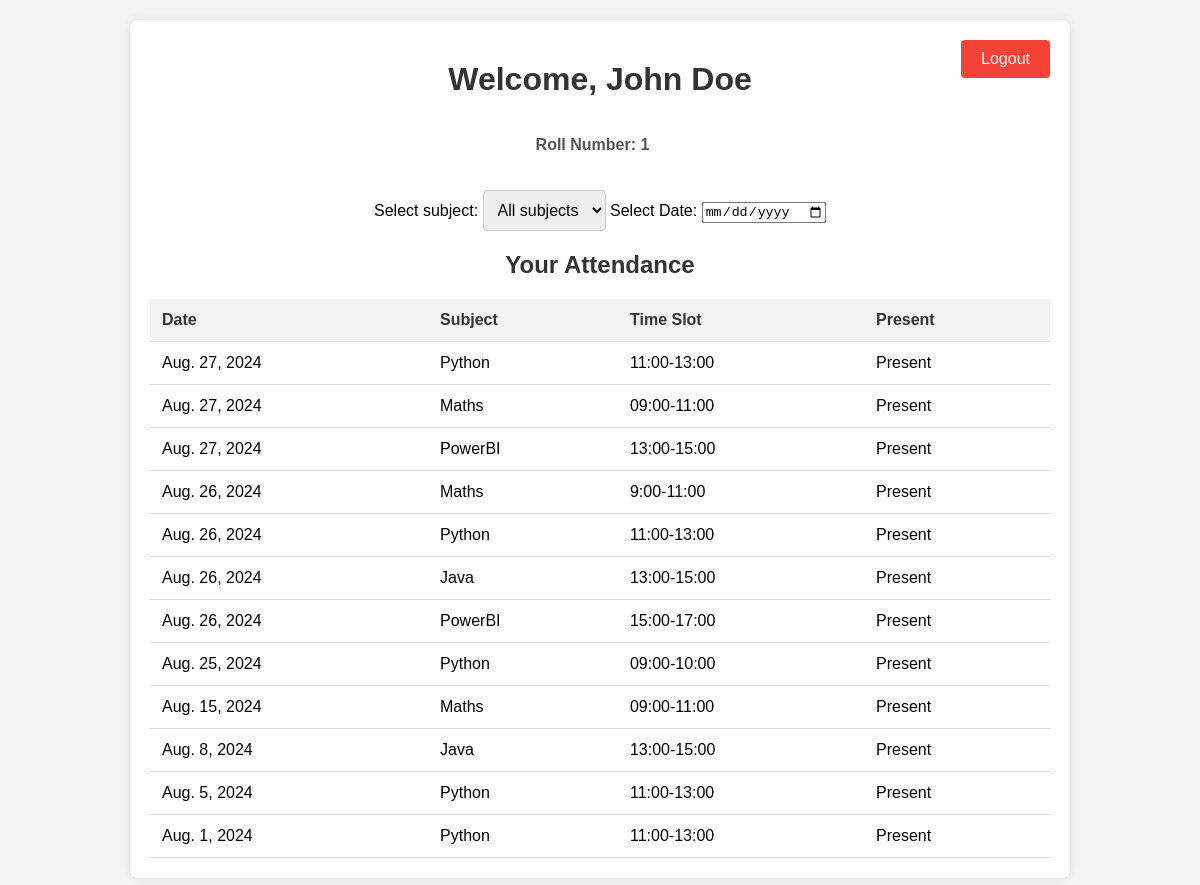
The app's page /dashboard/student/1/ (signed in), older data.
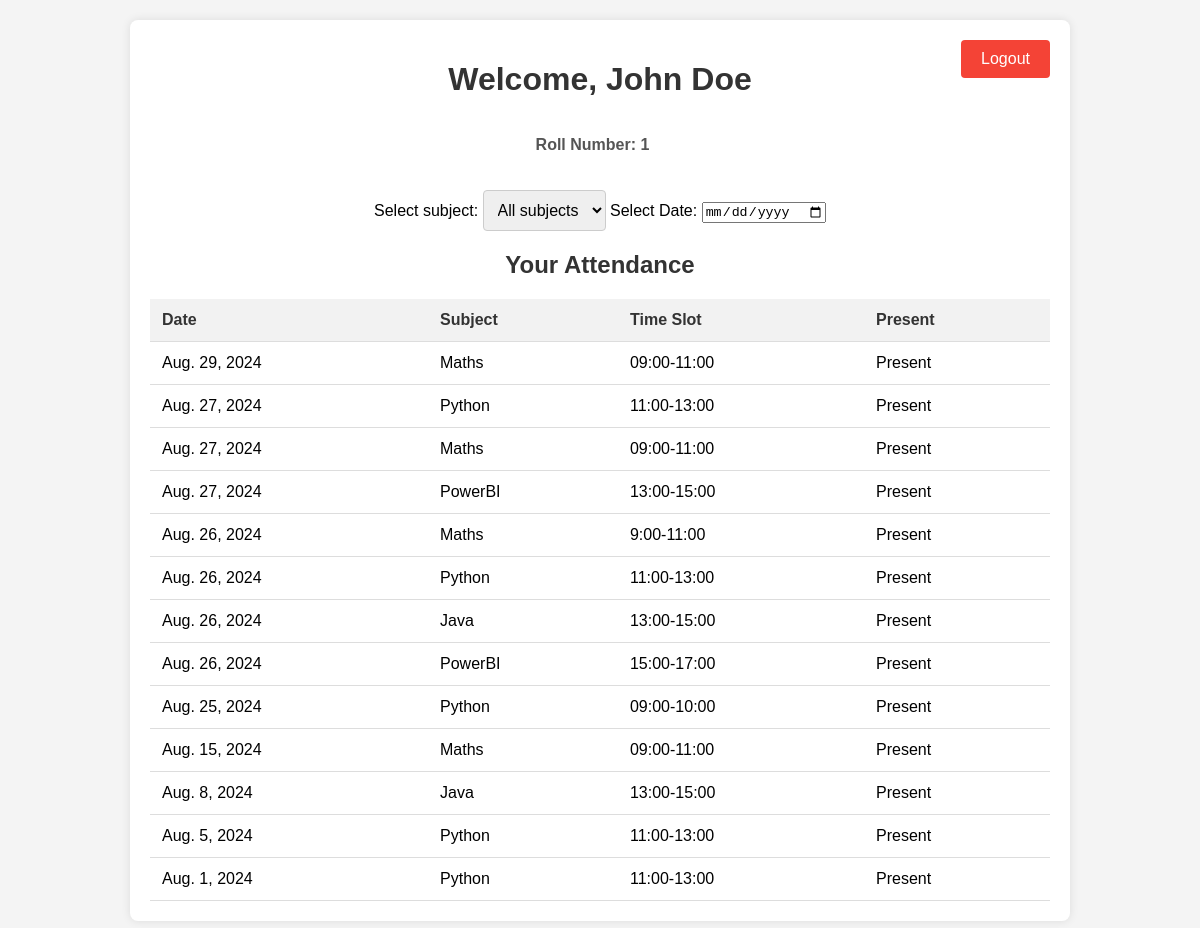
The same page, newer data.
### attendance/models.py (models this page shows, shortened)
class Attendance(models.Model):
    student    = models.ForeignKey(Student, on_delete=models.CASCADE)
    subject    = models.ForeignKey(Subject, on_delete=models.CASCADE)
    date       = models.DateField()
    time_slot  = models.CharField(max_length=20)
    is_present = models.BooleanField(default=True)
    class Meta:
        unique_together = ['student', 'subject', 'date', 'time_slot']

class Subject(models.Model):
    name = models.CharField(max_length=100)
    code = models.CharField(max_length=10, unique=True)
    def __str__(self):
        return self.name

### attendance/views.py (the view)
# urls.py: path('dashboard/student/<int:student_id>/', views.student_dashboard, name='student_dashboard'),
def student_dashboard(request, student_id):
    if not request.session.get('student_id') or int(request.session.get('student_id'))!=student_id:
        return redirect('student_login')
    student             = get_object_or_404(Student, id=student_id)
    selected_subject_id = request.GET.get('subject')
    selected_date       = request.GET.get('date')
    sort_by             = request.GET.get('sort_by', 'date')
    sort_order          = request.GET.get('sort_order', 'asc')
    attendance_records  = Attendance.objects.filter(student=student)
    if selected_subject_id:
        attendance_records = Attendance.objects.filter(student=student, subject_id=selected_subject_id)
    if selected_date:
        attendance_records = Attendance.objects.filter(student=student, date=selected_date)
    if sort_by == 'date':
        if sort_order == 'asc':
            attendance_records = attendance_records.order_by('-date')
        else:
            attendance_records = attendance_records.order_by('date')
    subjects = student.subjects.all()
    context  = {
        'student': student,
        'subjects': subjects,
        'attendance_records': attendance_records
    }
    return render(request, 'student_dashboard.html', context)

### attendance/templates/student_dashboard.html (shortened to what this page needs)
<!DOCTYPE html>
<html>
<head>
</head>
<body>
    <div class="container">
        <button class="logout-button" onclick="location.href='/';">Logout</button>
        <div class="student-info">
            <h1>Welcome, {{ student.name }}</h1>
            <p class="inline">Roll Number: {{ student.roll_no }}</p>
        </div>
        <div class="subject-dropdown">
            <label for="subjectDropdown">Select subject:</label>
            <select name="subject" id="subjectDropdown" onchange="location = this.value;">
                <option value="?">All subjects</option>
            </select>
            <label for="datePicker">Select Date: </label>
            <input type="date" id="datePicker" name="date" value="{{ request.GET.date }}" onchange="location.href='?subject={{ request.GET.subject }}&date=' + this.value;">
        </div>
        <h2>Your Attendance</h2>
        <table>
            <thead>
                <tr>
                    <th>Date</th>
                    <th>Subject</th>
                    <th>Time Slot</th>
                    <th>Present</th>
                </tr>
            </thead>
            <tbody>
                {% for record in attendance_records %}
                <tr>
                    <td>{{ record.date }}</td>
                    <td>{{ record.subject }}</td>
                    <td>{{ record.time_slot }}</td>
                    <td>{{ record.is_present|yesno:"Present,Absent" }}</td>
                </tr>
                {% endfor %}
            </tbody>
        </table>
    </div>
</body>
</html>

Row changes from the older to the newer data that the page shows:
added Attendance: date "Aug. 29, 2024", subject "Maths", time_slot "09:00-11:00", is_present "Present"
